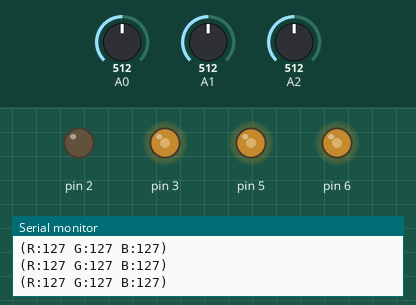
Simulated run of this sketch. Board: Arduino Uno, built with avr-gcc and run on an emulated ATmega328P. On the bench: output pins drawn as LEDs (lit = HIGH), the last lines printed to the serial monitor. The test bench sets the inputs (shaded band); at power-on: A0 = 512, A1 = 512, A2 = 512.

Above: at 1.2 s.
1.3 s: A0 set to 414
At 2.1 s:
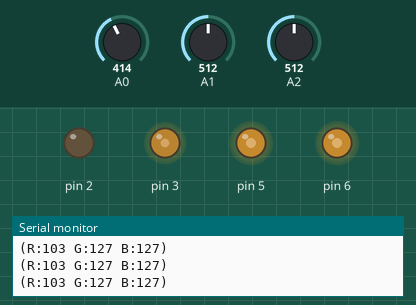
4.3 s: A0 set to 392
At 5.2 s:
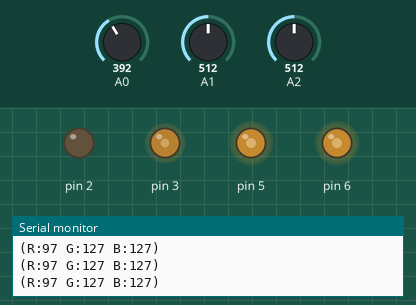
5.8 s: A1 set to 417
At 7.0 s:
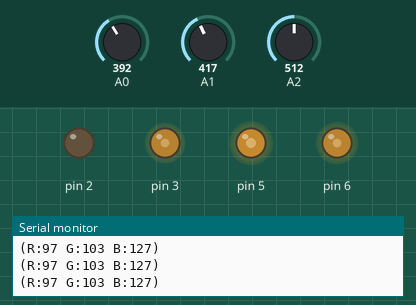
8.8 s: A1 set to 388
At 9.1 s:
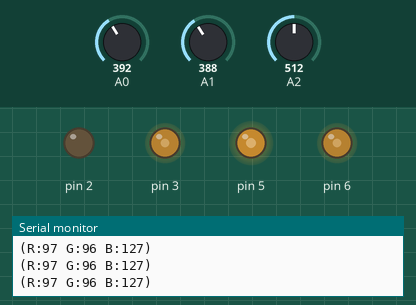
10.3 s: A2 set to 716
At 11.5 s:
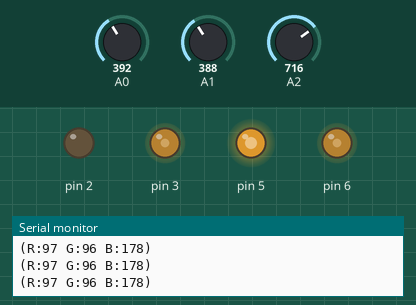
11.8 s: A2 set to 412
At 12.7 s:
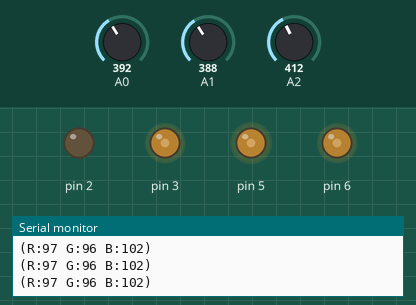
14.8 s: A2 set to 393
Timing chart, 0 to 17.3 s (numbered marks = the images above; inputs shaded):
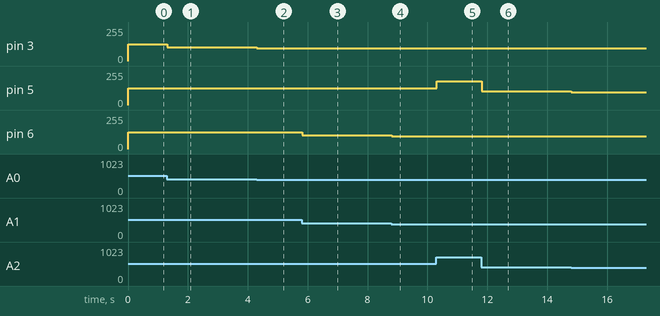

Measured:
- after the input at 1.3 s, pin 3: 127/255 → 103/255 at once
- after the input at 4.3 s, pin 3: 103/255 → 97/255 at once
- after the input at 5.8 s, pin 6: 127/255 → 103/255 at once
- after the input at 8.8 s, pin 6: 103/255 → 96/255 at once
- after the input at 10.3 s, pin 5: 127/255 → 178/255 at once
- after the input at 11.8 s, pin 5: 178/255 → 102/255 at once
- after the input at 14.8 s, pin 5: 102/255 → 97/255 at once

The sketch:

2E.ino
```cpp
// C++ code
//
void setup()
{
  pinMode(2, OUTPUT);
  pinMode(5, OUTPUT);
  pinMode(6, OUTPUT);

  pinMode(A0, INPUT);
  pinMode(A1, INPUT);
  pinMode(A2, INPUT);
  Serial.begin( 9600 );
}

void loop()
{
  int rojo = map( analogRead( A0 ) , 0 , 1023 , 0 , 255 );
  int verde = map( analogRead( A1 ) , 0 , 1023 , 0 , 255 );
  int azul = map( analogRead( A2 ) , 0 , 1023 , 0 , 255 );
  analogWrite(3 ,rojo  );
  analogWrite( 6,verde );
  analogWrite(5 ,azul );

  Serial.print("(R:");
  	Serial.print(rojo);
  	Serial.print(" G:");
  	Serial.print(verde);
  	Serial.print(" B:");
  	Serial.print(azul);
  	Serial.println(")");

  analogRead( A0 );
  analogRead( A1 );
  analogRead( A2 );


}
```
